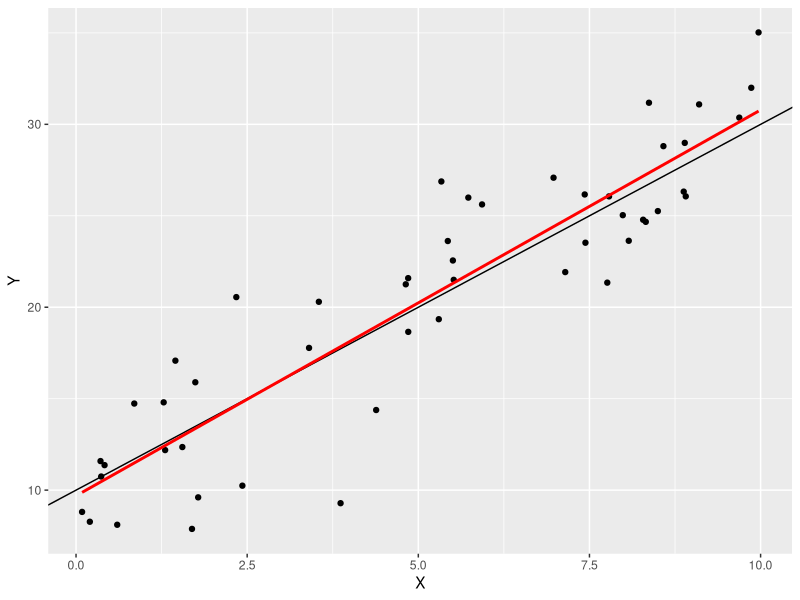
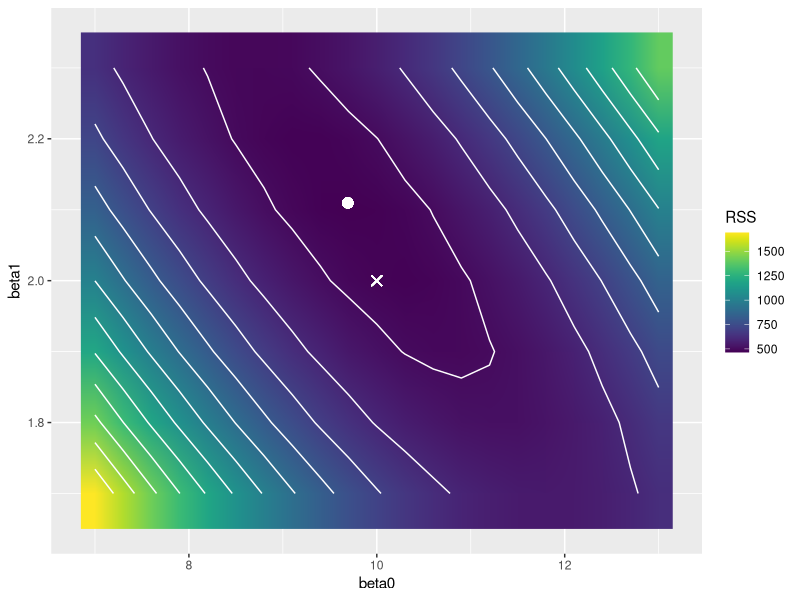

Write R code to recreate these figures, in order.
## ---- chunk 1
knitr::opts_chunk$set(echo = TRUE, message=FALSE, warning=FALSE)
## ---- chunk 2
library(ggplot2)
library(viridis)

# N=number of samples or data points
N = 50

# randomly pick N x-values uniformly distributed from 1 to 10
X = matrix(runif(n=N, min=0, max=10))   

# generate y-values for each x, y=3+2x with Gaussian noise
Y = matrix((10+2*X) + rnorm(n=N, mean = 0, sd = 3)) 
## ---- chunk 3
lm.plot = ggplot(data = data.frame(cbind(X,Y)), aes(x=X1, y=X2)) +
            geom_point() +                                        
            geom_abline(intercept = 10, slope = 2) +              
            geom_smooth(method=lm, se=FALSE, color="red") +
            xlab("X") + ylab("Y")
lm.plot
## ---- chunk 4
lm.fit = lm(Y~X)     # fit a linear model to Y using X as the predictor, aka "regress Y on X"
## ---- chunk 5
summary(lm.fit)
## ---- chunk 6
X.int = cbind(1, X)     #add column of ones to X to account for intercept in beta vector
p = dim(X)[2]           #get dimension of the input (p=1)

beta.hat = (solve(t(X.int) %*% X.int)) %*% t(X.int) %*% Y 
print(beta.hat)
## ---- chunk 7
#generate matrix of beta vectors
beta = as.matrix(expand.grid(x=seq(7,13,by=0.3), y = seq(1.7,2.3, by=0.1)))  
Y.broadcast = matrix(Y, nrow=N, ncol=dim(beta)[1])

#calculate RSS for each beta
RSS = diag(t(Y.broadcast-X.int%*%t(beta)) %*% (Y.broadcast-X.int%*%t(beta)))
RSS.data = data.frame(cbind(beta, matrix(RSS)))
names(RSS.data) = c("beta0","beta1","RSS")

RSS.plot = ggplot(data = RSS.data, aes(x=beta0, y=beta1, z = RSS, fill=RSS)) +
                    geom_raster(interpolate=TRUE) +
                    geom_contour(color="white") +
                    geom_point(x=10, y=2, shape=4, size=3, color="white") +
                    geom_point(x=coef(lm.fit)[1],
                               y=coef(lm.fit)[2],
                               size=3,
                               color="white") +
                    scale_fill_viridis()
RSS.plot
## ---- chunk 8
Y.trainpred = X.int %*% beta.hat
RSS.full = t(Y-Y.trainpred) %*% (Y-Y.trainpred)
sample.var = RSS.full/(N-p-1)
## ---- chunk 9
v = diag(solve(t(X.int)%*%X.int)) #calculate the matrix (X^T X)^-1
beta.std.err = (sample.var*v)^.5  #calculate standard errors, the denominator of the t-scores
beta.tstat = beta.hat/beta.std.err #calculate the t-scores
##get 2-tailed probability from t distribution
beta.tprob = 2*pt(q=beta.tstat, df=(N-p-1), lower.tail=FALSE) 

print(beta.std.err)
print(beta.tstat)
print(beta.tprob)
## ---- chunk 10
coef(summary(lm.fit))
## ---- chunk 11
Y.mean = apply(Y, 2, mean)  #smaller model using only the intercept
RSS.null = t(Y-Y.mean) %*% (Y-Y.mean) #RSS of smaller model
beta.fstat = ((RSS.null-RSS.full)/(p-0))/(RSS.full/(N-p-1)) #F-statistic full vs null models
#get probability from F-distribution
beta.fprob = pf(q=beta.fstat, df1 = p-0, df2 = N-p-1, lower.tail=FALSE)

print(beta.fstat)
print(beta.fprob)
## ---- chunk 12
print(summary(lm.fit)$fstatistic)
print(summary(lm.fit))
